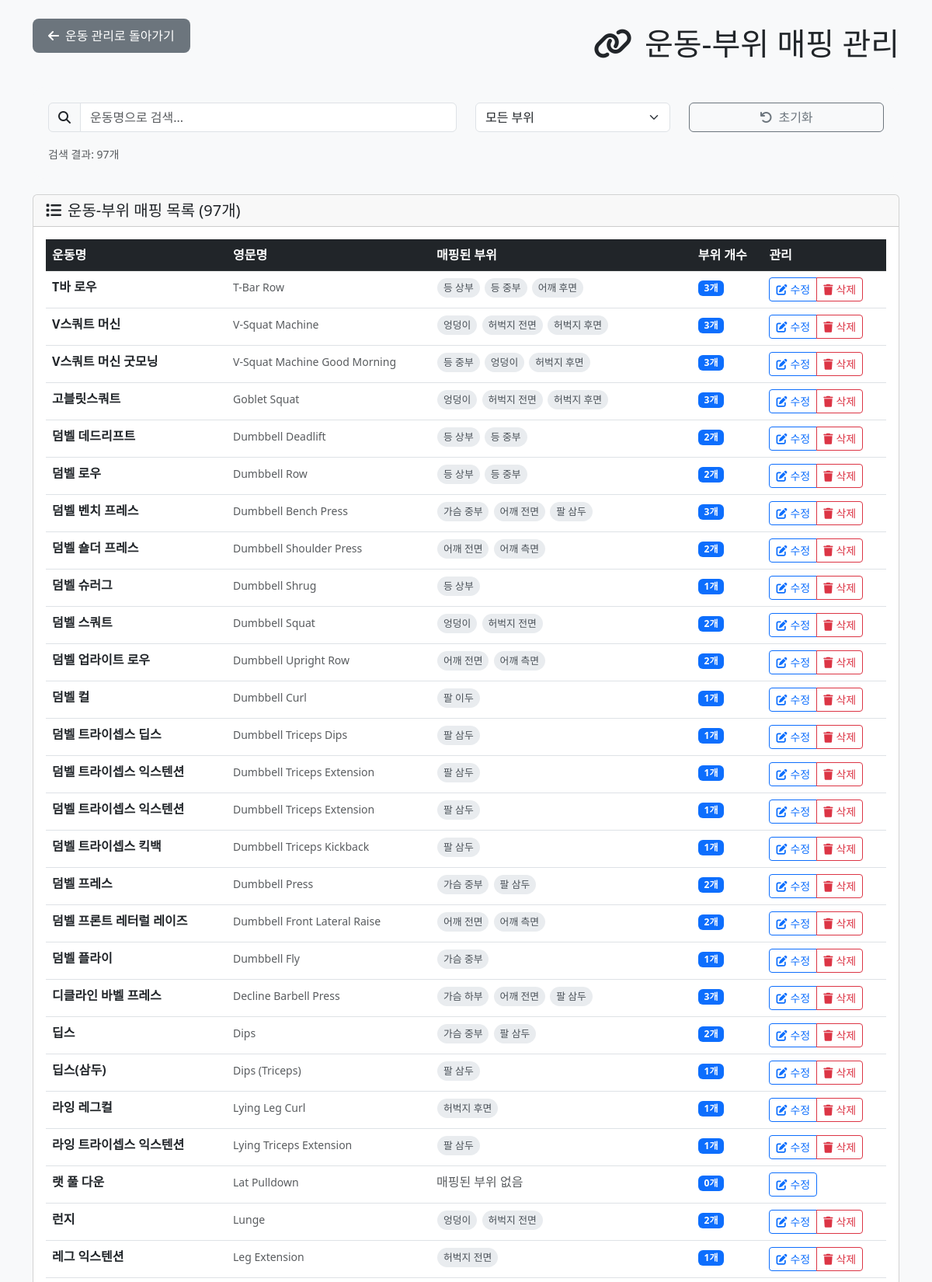
Page /admin/exercise_zone_mapping.php (signed in, upper part) on the committed database.
### tables this page shows
CREATE TABLE IF NOT EXISTS `m_exercise` (
  `ex_id` int(11) NOT NULL AUTO_INCREMENT,
  `name_kr` varchar(120) NOT NULL,
  `name_en` varchar(160) DEFAULT NULL,
  `equipment` varchar(60) DEFAULT NULL COMMENT 'Barbell/Dumbbell/Machine/Bodyweight',
  `equipment_kr` varchar(50) DEFAULT NULL COMMENT '장비명 (한글)',
  `angle` varchar(40) DEFAULT NULL COMMENT 'Flat/Incline/Decline 등',
  `angle_kr` varchar(50) DEFAULT NULL COMMENT '각도명 (한글)',
  `movement` varchar(40) DEFAULT NULL COMMENT 'Press/Pull/Extension/Curl 등',
  `movement_kr` varchar(50) DEFAULT NULL COMMENT '동작명 (한글)',
  `note` varchar(255) DEFAULT NULL,
  PRIMARY KEY (`ex_id`)
);

### admin/exercise_zone_mapping.php (the view, shortened to what this page needs)
<?php
$pdo = getDB();
$exercises = [];
try {
    $stmt = $pdo->query("
        SELECT e.*,
               COUNT(ez.zone_code) as zone_count,
               GROUP_CONCAT(DISTINCT z.zone_name_kr ORDER BY z.zone_name_kr SEPARATOR ', ') as zone_names
        FROM m_exercise e
        LEFT JOIN m_exercise_zone_target ez ON e.ex_id = ez.ex_id
        LEFT JOIN m_part_zone z ON ez.zone_code = z.zone_code
        GROUP BY e.ex_id
        ORDER BY e.name_kr
    ");
    $exercises = $stmt->fetchAll();
} catch (Exception $e) {
    $error = "운동 목록을 가져오는 중 오류가 발생했습니다: " . $e->getMessage();
}
?>
<!DOCTYPE html>
<html lang="ko">
<head>
    <link href="https://cdn.jsdelivr.net/npm/bootstrap@5.3.0/dist/css/bootstrap.min.css" rel="stylesheet">
    <link rel="stylesheet" href="https://cdnjs.cloudflare.com/ajax/libs/font-awesome/6.4.0/css/all.min.css">
</head>
<body class="bg-light">
    <div class="container mt-4">
        <div class="d-flex justify-content-between align-items-center mb-4">
            <a href="exercise_management.php" class="back-btn">
                <i class="fas fa-arrow-left me-2"></i>운동 관리로 돌아가기
            </a>
            <h1 class="mb-0">
                <i class="fas fa-link me-3"></i>운동-부위 매핑 관리
            </h1>
        </div>
        <div class="search-section">
            <div class="row">
                <div class="col-md-6">
                    <div class="input-group">
                        <span class="input-group-text"><i class="fas fa-search"></i></span>
                        <input type="text" class="form-control" id="searchInput" placeholder="운동명으로 검색...">
                    </div>
                </div>
                <div class="col-md-3">
                    <select class="form-select" id="zoneFilter">
                        <option value="">모든 부위</option>
                    </select>
                </div>
                <div class="col-md-3">
                    <button type="button" class="btn btn-outline-secondary w-100" onclick="resetFilters()">
                        <i class="fas fa-undo me-2"></i>초기화
                    </button>
                </div>
            </div>
            <div class="row mt-3">
                <div class="col-12">
                    <small class="text-muted">
                        검색 결과: <span id="resultCount"><?= count($exercises) ?></span>개
                    </small>
                </div>
            </div>
        </div>
        <div class="card">
            <div class="card-header">
                <h5 class="mb-0">
                    <i class="fas fa-list me-2"></i>운동-부위 매핑 목록 (<?= count($exercises) ?>개)
                </h5>
            </div>
            <div class="card-body">
                <div class="table-responsive">
                    <table class="table table-hover" id="exerciseTable">
                        <thead class="table-dark">
                            <tr>
                                <th>운동명</th>
                                <th>영문명</th>
                                <th>매핑된 부위</th>
                                <th>부위 개수</th>
                                <th>관리</th>
                            </tr>
                        </thead>
                        <tbody>
                            <?php foreach ($exercises as $exercise): ?>
                                <tr class="exercise-item"
                                    data-exercise-name="<?= htmlspecialchars($exercise['name_kr']) ?>"
                                    data-zone-names="<?= htmlspecialchars($exercise['zone_names'] ?? '') ?>">
                                    <td>
                                        <strong><?= htmlspecialchars($exercise['name_kr']) ?></strong>
                                    </td>
                                    <td>
                                        <small class="text-muted"><?= htmlspecialchars($exercise['name_en'] ?? '') ?></small>
                                    </td>
                                    <td>
                                        <?php if ($exercise['zone_names']): ?>
                                            <div class="zone-list">
                                                <?php
                                                $zoneArray = explode(', ', $exercise['zone_names']);
                                                foreach ($zoneArray as $zoneName):
                                                ?>
                                                    <span class="zone-badge"><?= htmlspecialchars(trim($zoneName)) ?></span>
                                                <?php endforeach; ?>
                                            </div>
                                        <?php else: ?>
                                            <span class="text-muted">매핑된 부위 없음</span>
                                        <?php endif; ?>
                                    </td>
                                    <td>
                                        <span class="badge bg-primary"><?= $exercise['zone_count'] ?>개</span>
                                    </td>
                                    <td>
                                        <div class="btn-group" role="group">
                                            <button type="button" class="btn btn-sm btn-outline-primary"
                                                    onclick="editMapping(<?= $exercise['ex_id'] ?>, '<?= htmlspecialchars($exercise['name_kr']) ?>')">
                                                <i class="fas fa-edit me-1"></i>수정
                                            </button>
                                            <?php if ($exercise['zone_count'] > 0): ?>
                                                <button type="button" class="btn btn-sm btn-outline-danger"
                                                        onclick="deleteMapping(<?= $exercise['ex_id'] ?>, '<?= htmlspecialchars($exercise['name_kr']) ?>')">
                                                    <i class="fas fa-trash me-1"></i>삭제
                                                </button>
                                            <?php endif; ?>
                                        </div>
                                    </td>
                                </tr>
                            <?php endforeach; ?>
                        </tbody>
                    </table>
                </div>
            </div>
        </div>
    </div>
</body>
</html>

### admin/exercise_zone_mapping.php (style rules this page uses)
.zone-badge { background: #e9ecef; color: #495057; padding: 3px 8px; border-radius: 15px; margin: 1px; display: inline-block; font-size: 0.8em; }
.back-btn { background: #6c757d; border: none; padding: 10px 20px; border-radius: 8px; color: white; text-decoration: none; display: inline-block; margin-bottom: 20px; }
.search-section { background: #f8f9fa; border-radius: 15px; padding: 20px; margin-bottom: 20px; }

### rows in the picture
m_exercise: name_kr "T바 로우", name_en "T-Bar Row", zoneName "등 상부", zoneName "등 중부", zoneName "어깨 후면", zone_count "3"
m_exercise: name_kr "V스쿼트 머신", name_en "V-Squat Machine", zoneName "엉덩이", zoneName "허벅지 전면", zoneName "허벅지 후면", zone_count "3"
m_exercise: name_kr "V스쿼트 머신 굿모닝", name_en "V-Squat Machine Good Morning", zoneName "등 중부", zoneName "엉덩이", zoneName "허벅지 후면", zone_count "3"
m_exercise: name_kr "고블릿스쿼트", name_en "Goblet Squat", zoneName "엉덩이", zoneName "허벅지 전면", zoneName "허벅지 후면", zone_count "3"
m_exercise: name_kr "덤벨 데드리프트", name_en "Dumbbell Deadlift", zoneName "등 상부", zoneName "등 중부", zone_count "2"
m_exercise: name_kr "덤벨 로우", name_en "Dumbbell Row", zoneName "등 상부", zoneName "등 중부", zone_count "2"
m_exercise: name_kr "덤벨 벤치 프레스", name_en "Dumbbell Bench Press", zoneName "가슴 중부", zoneName "어깨 전면", zoneName "팔 삼두", zone_count "3"
m_exercise: name_kr "덤벨 숄더 프레스", name_en "Dumbbell Shoulder Press", zoneName "어깨 전면", zoneName "어깨 측면", zone_count "2"
m_exercise: name_kr "덤벨 슈러그", name_en "Dumbbell Shrug", zoneName "등 상부", zone_count "1"
m_exercise: name_kr "덤벨 스쿼트", name_en "Dumbbell Squat", zoneName "엉덩이", zoneName "허벅지 전면", zone_count "2"
m_exercise: name_kr "덤벨 업라이트 로우", name_en "Dumbbell Upright Row", zoneName "어깨 전면", zoneName "어깨 측면", zone_count "2"
m_exercise: name_kr "덤벨 컬", name_en "Dumbbell Curl", zoneName "팔 이두", zone_count "1"
m_exercise: name_kr "덤벨 트라이셉스 딥스", name_en "Dumbbell Triceps Dips", zoneName "팔 삼두", zone_count "1"
m_exercise: name_kr "덤벨 트라이셉스 익스텐션", name_en "Dumbbell Triceps Extension", zoneName "팔 삼두", zone_count "1"
m_exercise: name_kr "덤벨 트라이셉스 익스텐션", name_en "Dumbbell Triceps Extension", zoneName "팔 삼두", zone_count "1"
m_exercise: name_kr "덤벨 트라이셉스 킥백", name_en "Dumbbell Triceps Kickback", zoneName "팔 삼두", zone_count "1"
m_exercise: name_kr "덤벨 프레스", name_en "Dumbbell Press", zoneName "가슴 중부", zoneName "팔 삼두", zone_count "2"
m_exercise: name_kr "덤벨 프론트 레터럴 레이즈", name_en "Dumbbell Front Lateral Raise", zoneName "어깨 전면", zoneName "어깨 측면", zone_count "2"
m_exercise: name_kr "덤벨 플라이", name_en "Dumbbell Fly", zoneName "가슴 중부", zone_count "1"
m_exercise: name_kr "디클라인 바벨 프레스", name_en "Decline Barbell Press", zoneName "가슴 하부", zoneName "어깨 전면", zoneName "팔 삼두", zone_count "3"
m_exercise: name_kr "딥스", name_en "Dips", zoneName "가슴 중부", zoneName "팔 삼두", zone_count "2"
m_exercise: name_kr "딥스(삼두)", name_en "Dips (Triceps)", zoneName "팔 삼두", zone_count "1"
m_exercise: name_kr "라잉 레그컬", name_en "Lying Leg Curl", zoneName "허벅지 후면", zone_count "1"
m_exercise: name_kr "라잉 트라이셉스 익스텐션", name_en "Lying Triceps Extension", zoneName "팔 삼두", zone_count "1"
m_exercise: name_kr "랫 풀 다운", name_en "Lat Pulldown", shows "매핑된 부위 없음", zone_count "0"
m_exercise: name_kr "런지", name_en "Lunge", zoneName "엉덩이", zoneName "허벅지 전면", zone_count "2"
m_exercise: name_kr "레그 익스텐션", name_en "Leg Extension", zoneName "허벅지 전면", zone_count "1"

### other values in the picture
count($exercises) "97"
